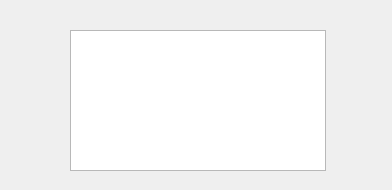
<?xml version="1.0" encoding="UTF-8"?>
<ui version="4.0">
 <class>MessageItemWidget</class>
 <widget class="QWidget" name="MessageItemWidget">
  <property name="geometry">
   <rect>
    <x>0</x>
    <y>0</y>
    <width>392</width>
    <height>190</height>
   </rect>
  </property>
  <property name="windowTitle">
   <string>Form</string>
  </property>
  <widget class="QTextBrowser" name="msg">
   <property name="geometry">
    <rect>
     <x>70</x>
     <y>30</y>
     <width>256</width>
     <height>141</height>
    </rect>
   </property>
   <property name="sizePolicy">
    <sizepolicy hsizetype="MinimumExpanding" vsizetype="MinimumExpanding">
     <horstretch>0</horstretch>
     <verstretch>0</verstretch>
    </sizepolicy>
   </property>
   <property name="autoFillBackground">
    <bool>false</bool>
   </property>
   <property name="html">
    <string>&lt;!DOCTYPE HTML PUBLIC &quot;-//W3C//DTD HTML 4.0//EN&quot; &quot;http://www.w3.org/TR/REC-html40/strict.dtd&quot;&gt;
&lt;html&gt;&lt;head&gt;&lt;meta name=&quot;qrichtext&quot; content=&quot;1&quot; /&gt;&lt;style type=&quot;text/css&quot;&gt;
p, li { white-space: pre-wrap; }
&lt;/style&gt;&lt;/head&gt;&lt;body style=&quot; font-family:'MS Shell Dlg 2'; font-size:7.8pt; font-weight:400; font-style:normal;&quot;&gt;
&lt;p style=&quot;-qt-paragraph-type:empty; margin-top:0px; margin-bottom:0px; margin-left:0px; margin-right:0px; -qt-block-indent:0; text-indent:0px;&quot;&gt;&lt;br /&gt;&lt;/p&gt;&lt;/body&gt;&lt;/html&gt;</string>
   </property>
  </widget>
 </widget>
 <resources/>
 <connections/>
</ui>
